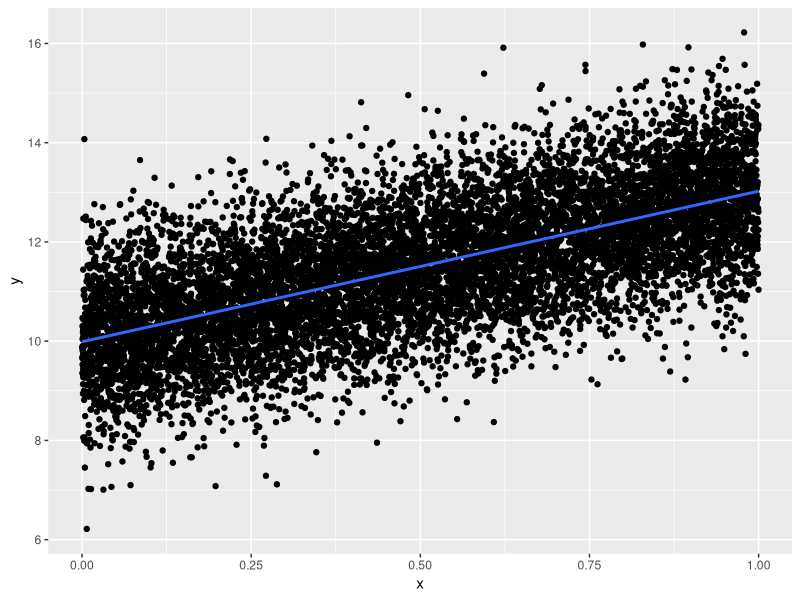
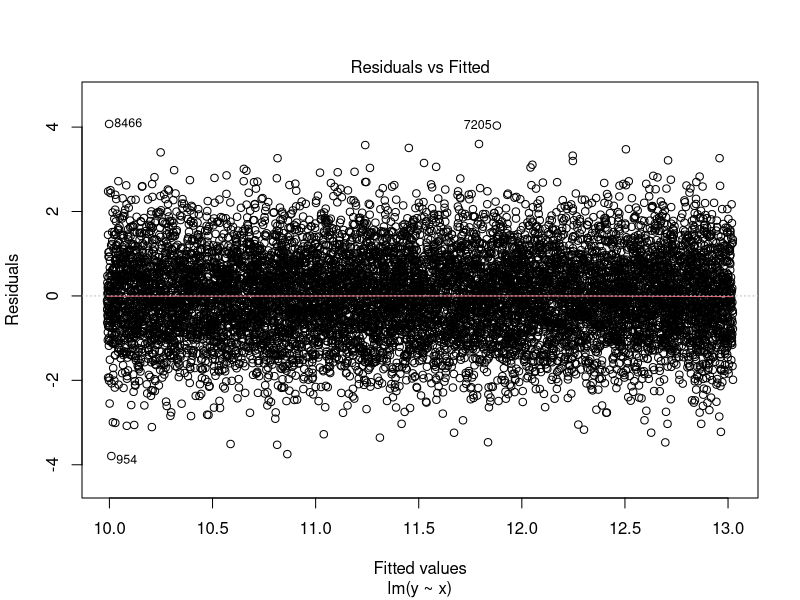
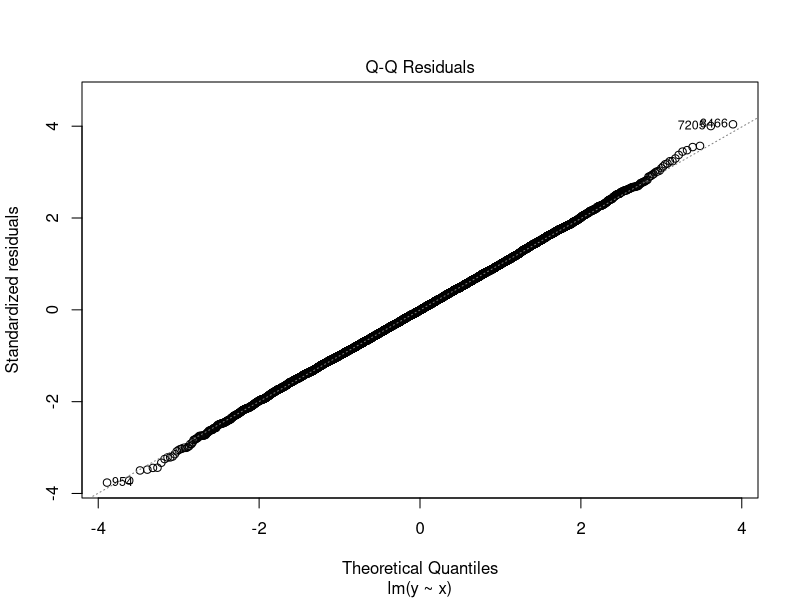
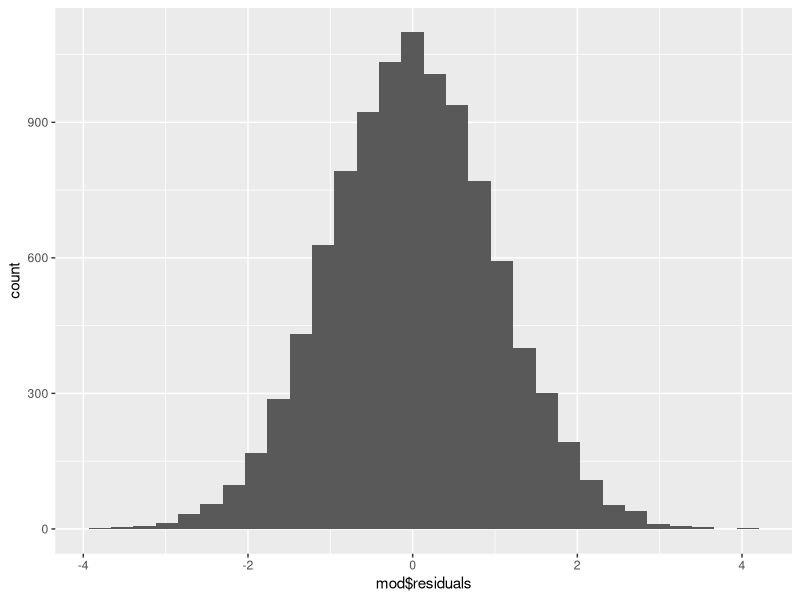
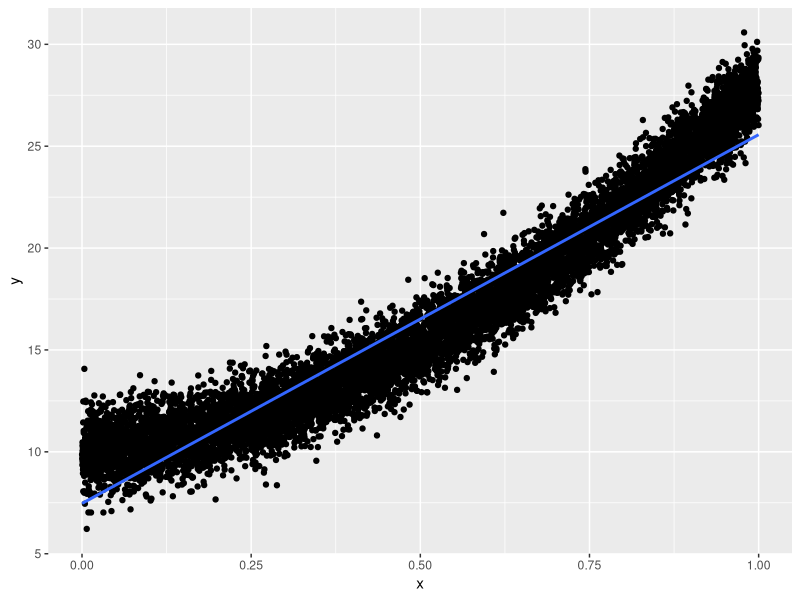
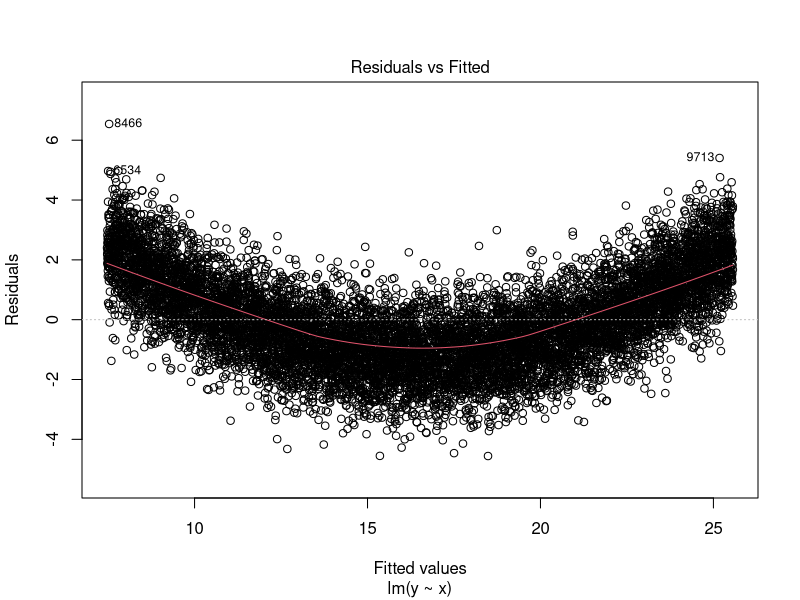
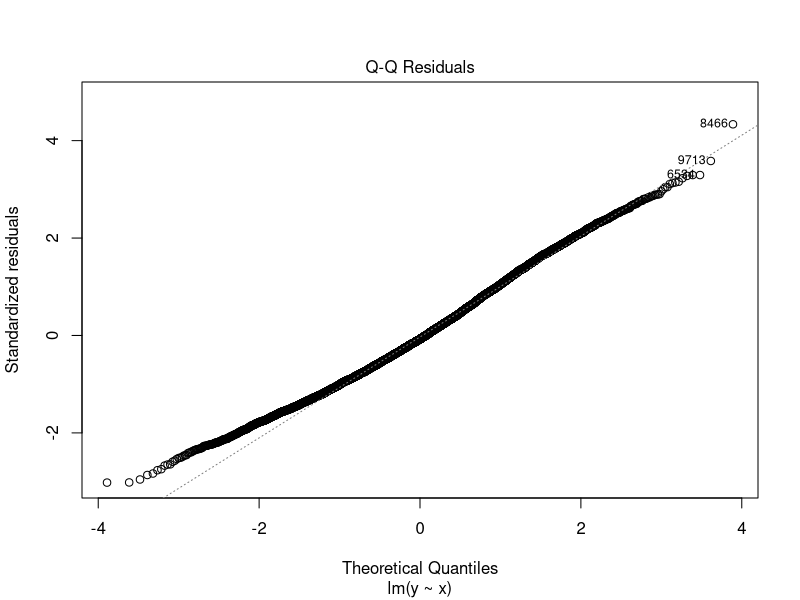
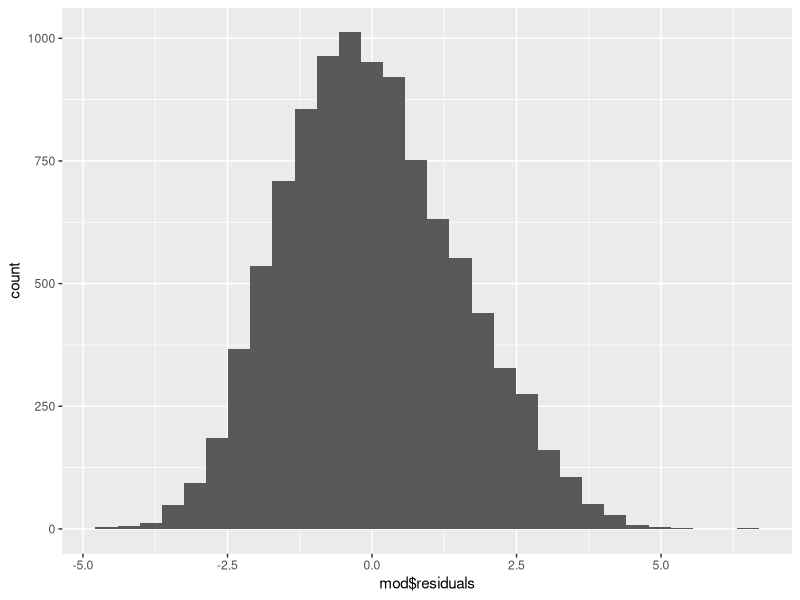

Write R code to recreate these figures, in order.
## ---- chunk 1
library(knitr)
library(ggplot2)
library(dplyr)
opts_chunk$set(message=FALSE)
## ---- chunk 2
n = 10000
beta0 = 10
beta1 = 3
x = runif(n)
e = rnorm(n)
ds = data.frame(y = beta0 + beta1 * x + e)
## ---- chunk 3
ggplot(ds, aes(x=x, y=y)) + geom_point() + stat_smooth(method=lm, se=FALSE)
mod = lm(y ~ x, data=ds)
plot(mod, which=1)
plot(mod, which=2)
ggplot(ds, aes(x=mod$residuals)) + geom_histogram()
## ---- chunk 4
ds = data.frame(y = beta0 + beta1 * x + 15*x^2 + e)
## ---- chunk 5
ggplot(ds, aes(x=x, y=y)) + geom_point() + stat_smooth(method=lm, se=FALSE)
mod = lm(y ~ x, data=ds)
plot(mod, which=1)
plot(mod, which=2)
ggplot(ds, aes(x=mod$residuals)) + geom_histogram()
## ---- chunk 6
ds = data.frame(y = beta0 + beta1 * x + e*x)
## ---- chunk 7
ggplot(ds, aes(x=x, y=y)) + geom_point() + stat_smooth(method=lm, se=FALSE)
mod = lm(y ~ x, data=ds)
plot(mod, which=1)
plot(mod, which=2)
ggplot(ds, aes(x=mod$residuals)) + geom_histogram()
## ---- chunk 8
ds = data.frame(y = beta0 + beta1 * x + rbeta(n, shape1 = 2, shape2 = 5))
## ---- chunk 9
ggplot(ds, aes(x=x, y=y)) + geom_point() + stat_smooth(method=lm, se=FALSE)
mod = lm(y ~ x, data=ds)
plot(mod, which=1)
plot(mod, which=2)
ggplot(ds, aes(x=mod$residuals)) + geom_histogram()
## ---- chunk 10
n = 20
ds = data.frame(x = rnorm(n))
ds = ds %>%
  mutate(y = 10 + 3 * x + rnorm(n))

ggplot(ds, aes(x=x, y=y)) + geom_point() + stat_smooth(method=lm, se=FALSE)
mod1 = lm(y ~ x, data=ds)
plot(mod1, which=1)
plot(mod1, which=2)
ggplot(ds, aes(x=mod1$residuals)) + geom_histogram()
